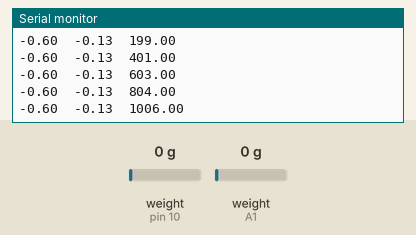
A sketch run on a simulated Arduino Uno, built with avr-gcc and run on an emulated ATmega328P. On the bench: the last lines printed to the serial monitor. The inputs (shaded band) are chosen by the test bench; at power-on: weight on the scale (sensors on pin 10, A1) 0 g.

Above: at 1.2 s.
1.3 s: weight on the scale (sensor on pin 10) set to 100 g
At 1.36 s:
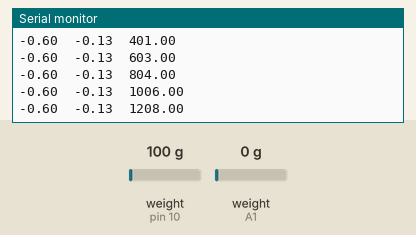
2.8 s: weight on the scale (sensor on A1) set to 100 g
At 2.98 s:
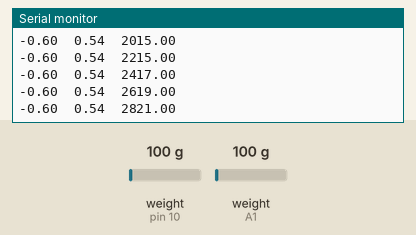
4.3 s: weight on the scale (sensor on pin 10) set to 1250 g
At 4.39 s:
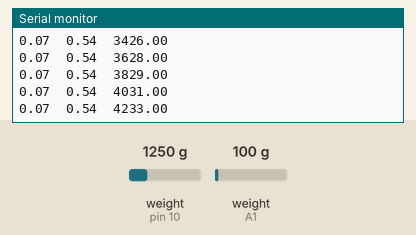
5.8 s: weight on the scale (sensor on A1) set to 1250 g
At 5.8 s:
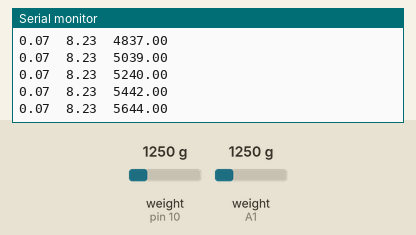
Timing chart, 0 to 8.3 s (numbered marks = the images above; inputs shaded):
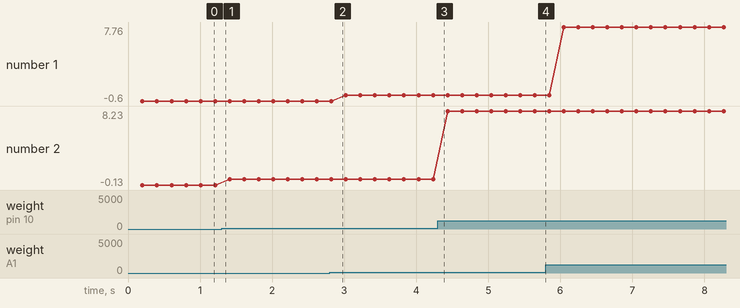

The sketch:

Dinamom2.ino
```cpp
#include "HX711.h"

#define DOUT  A1
#define CLK  A0


HX711 balanza(DOUT, CLK);
HX711 balanza2( 10 , 11 );

void setup() {
  Serial.begin(115200);
}
long val = 0;
long val2 = 0;
float count = 0;
float tiempo_muestreo = 0;
//long tiempo_muestreo=0;
//long tiempo_muestreo1=0;
int muestra = 0;
float t;
void loop() {
  long tiempo = millis();
  count = count + 1;
  while (millis() - tiempo < 1000 ) //realizamos mediciones durante 1000 ms por cada bucle
  {
    //tiempo_muestreo= tiempo_muestreo+0.0125f;   // si tenemos 80 [Hz]= 12,5 ms
    tiempo_muestreo = tiempo_muestreo + 0.1f; // si tenemos 10 [Hz] = 100 ms
    muestra = muestra + 1;
    val = balanza.read();
    val2 = balanza2.read();
    t=millis();
    //     Serial.println((val-(-872800)) /(- 7002.74f));//cero en -.8728e6 73 kg en -1.384e6
    //    Serial.println((val*1.f+64500)/257200*3.95);//escribe el valor del adc
    //     Serial.println((val*1.f-12500)/229000*3.57);//escribe el valor del adc
    Serial.print((val - 37500) * 1.750f / 110000.);
    Serial.print("\t");
    Serial.print((val2-8000) * 1.750f/110000.);
    Serial.print("\t");
    Serial.println(t);

  }
  }
```

Measured:
- plotted number 1: -0.6 → 0.07 after the input at 2.8 s, 0.07 → 7.76 after the input at 5.8 s
- plotted number 2: -0.13 → 0.54 after the input at 1.3 s, 0.54 → 8.23 after the input at 4.3 s
